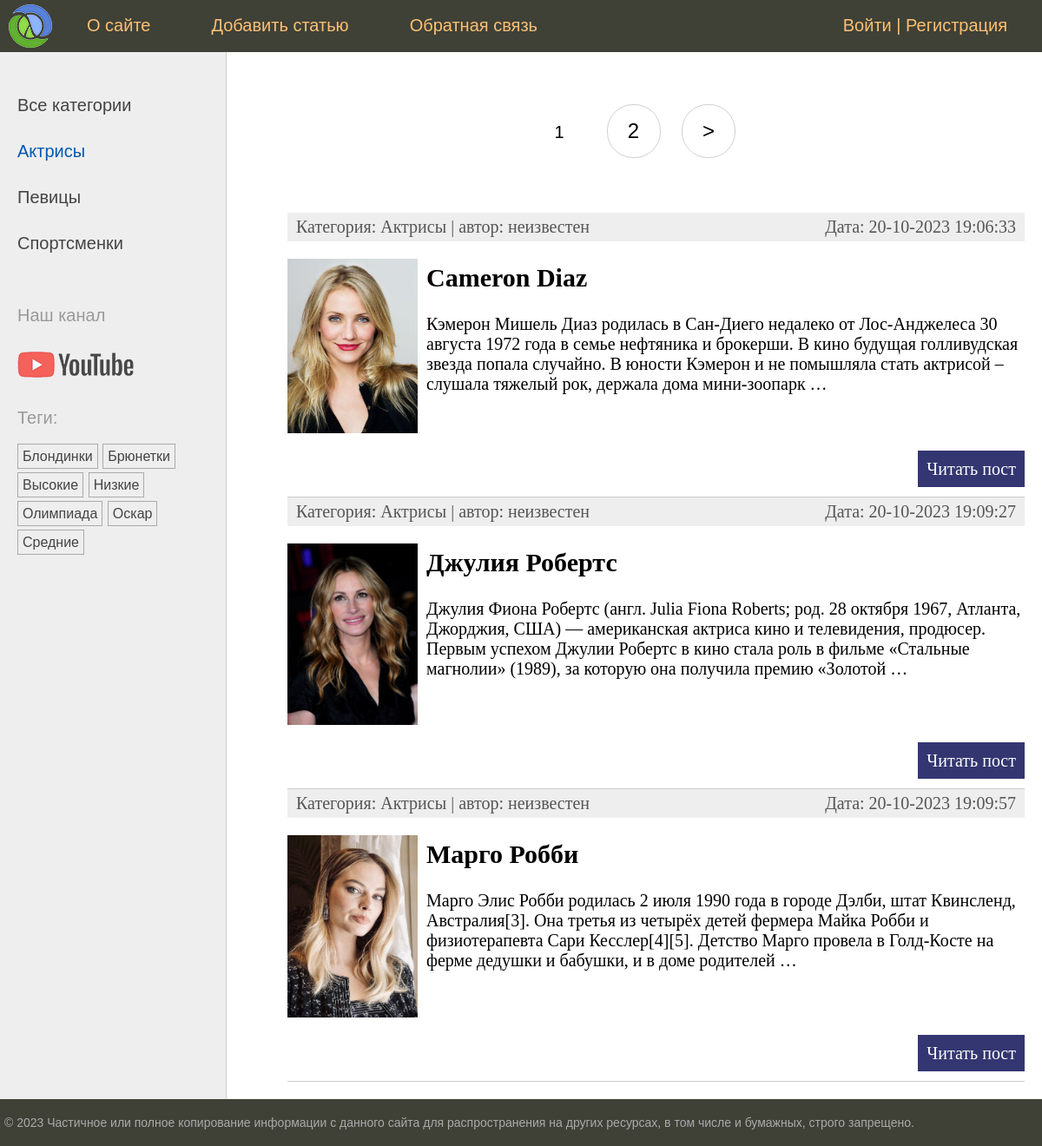
Page /category/aktrisy/ on the earlier database version.
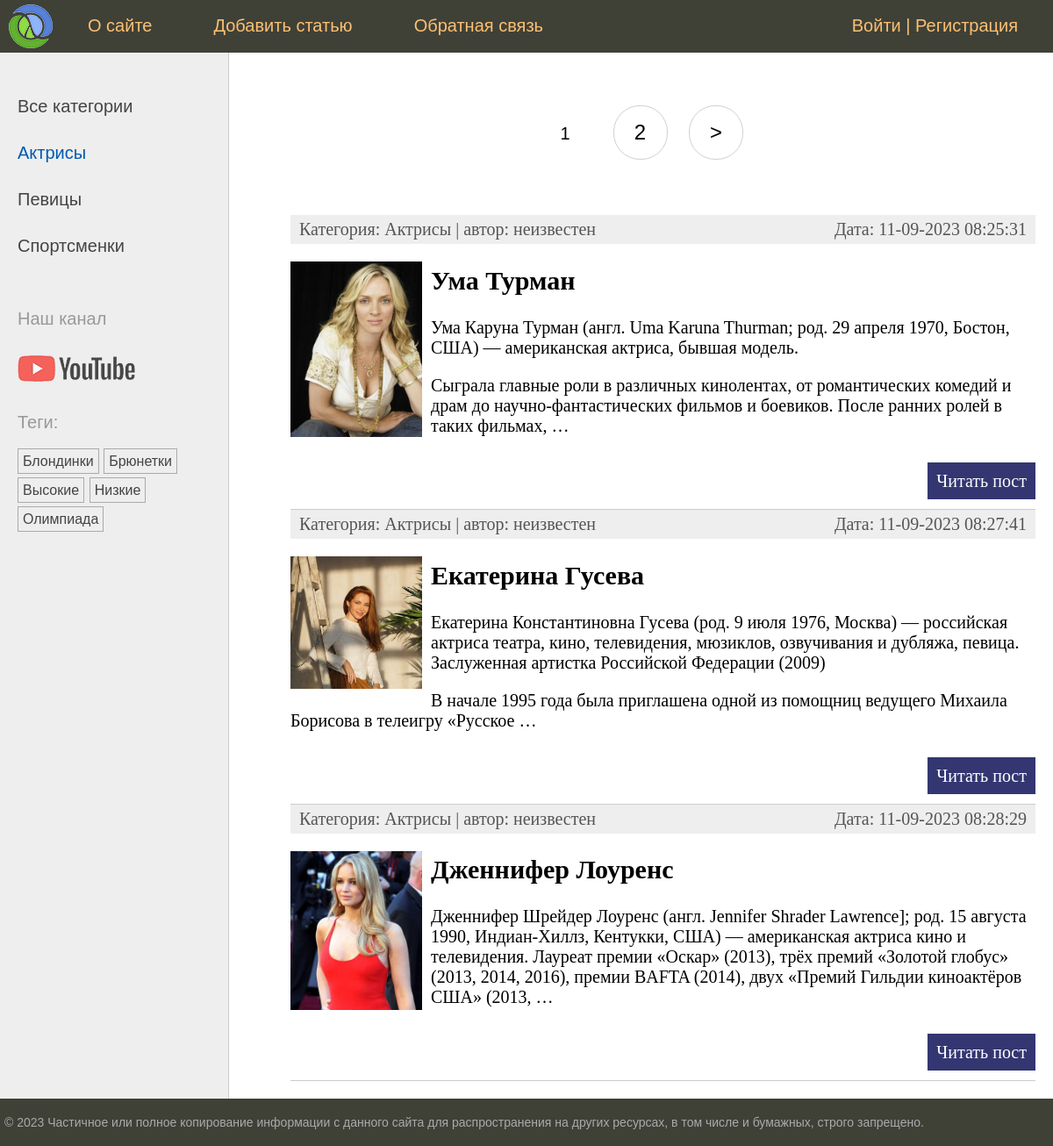
Same page on the later database version.
### women/models.py (models this page shows, shortened)
class Category(models.Model):
    name = models.CharField(max_length=100, db_index=True)
    slug = models.SlugField(max_length=255, unique=True, db_index=True)
    def get_absolute_url(self):
        return reverse('category', kwargs={'cat_slug': self.slug})
    class Meta:
        verbose_name = 'Category women'  # название таблицы в админке
        verbose_name_plural = 'Categories of women'

class TagPost(models.Model):
    tag = models.CharField(max_length=100, db_index=True)
    slug = models.SlugField(max_length=255, unique=True, db_index=True)
    def get_absolute_url(self):
        return reverse('tag', kwargs={'tag_slug': self.slug})

class Women(models.Model):
    class Status(models.IntegerChoices):
        DRAFT = 0, 'Черновик'
        PUBLISHED = 1, 'Опубликовано'
    title = models.CharField(max_length=255,
                             verbose_name='заголовок')
    slug = models.SlugField(max_length=255,
                            unique=True,
                            db_index=True)
    photo = models.ImageField(upload_to="photos/%Y/%m/%d/",
                              default=None,
                              blank=True,
                              null=True,
                              verbose_name="Фото")
    content = models.TextField(blank=True)
    time_create = models.DateTimeField(auto_now_add=True)
    time_update = models.DateTimeField(auto_now=True)
    is_published = models.BooleanField(choices=tuple(map(lambda x: (bool(x[0]), x[1]), Status.choices)),
                                       default=Status.DRAFT)
    cat = models.ForeignKey('Category',
                            on_delete=models.PROTECT,
                            related_name='posts')
    tags = models.ManyToManyField('TagPost',
                                  blank=True,
                                  related_name='tags')
    husband = models.OneToOneField('Husband',
                                   on_delete=models.SET_NULL,
                                   blank=True, null=True,
                                   related_name='woman')
    author = models.ForeignKey(get_user_model(),
                               on_delete=models.SET_NULL,
                               related_name='posts',
                               null=True,
                               default=None)
    objects = models.Manager()
    published = PublishedManager()
    class Meta:
        verbose_name = 'Famous women'  # название таблицы в админке
        verbose_name_plural = 'Famous women'
        ordering = ['-time_create']
        indexes = [
            models.Index(fields=['-time_create'])
        ]
    def get_absolute_url(self):  # так же в админке добавляет кнопку 'СМОТРЕТЬ НА САЙТЕ'
        return reverse('post', kwargs={'post_slug': self.slug})

### women/views.py (the view)
# urls.py: path('category/<slug:cat_slug>/', views.WomenCategory.as_view(), name='category'),
class WomenCategory(DataMixin, ListView):
    template_name = 'women/index.html'
    context_object_name = 'posts'
    allow_empty = False  # при пустом списке генерируется исключение 404
    def get_context_data(self, **kwargs):
        context = super().get_context_data(**kwargs)
        cat = context['posts'][0].cat
        return self.get_mixin_context(context,
                                      title='Категория - ' + cat.name,
                                      cat_selected=cat.id,
                                      )
    def get_queryset(self):
        return Women.published.filter(cat__slug=self.kwargs['cat_slug']).select_related('cat')

### users/context_processors.py (called while the page is built)
def get_women_context(request):
    return {'mainmenu': menu}

### women/models.py (called while the page is built)
    def get_queryset(self):
        return super().get_queryset().filter(is_published=Women.Status.PUBLISHED)

### women/templatetags/women_tags.py (called while the page is built)
@register.inclusion_tag('women/list_categories.html')
def show_categories(cat_selected=0):
    cats = Category.objects.annotate(total_posts=Count('posts', filter=Q(posts__is_published=True))).filter(
        total_posts__gt=0)
    return {'cats': cats, 'cat_selected': cat_selected}

@register.inclusion_tag('women/list_tags.html')
def show_all_tags(cat_selected=0):
    return {'tags': TagPost.objects.annotate(total=Count('tags')).filter(total__gt=0)}

### women/utils.py (called while the page is built)
    def get_mixin_context(self, context, **kwargs):
        if self.title_page:
            context['title'] = self.title_page
        context['menu'] = menu
        context['cat_selected'] = None
        context.update(kwargs)  # добавляем в словать новые данные их kwargs
        return context

### women/templates/women/index.html (shortened to what this page needs)
{% extends 'base.html' %}
{% block content %}
<ul class="list-articles">
    {% for p in posts %}
    <li>
        <div class="article-panel">
            <p class="first">Категория: {{p.cat.name}} | автор: {{p.author.username|default:"неизвестен"}}</p>
            <p class="last">Дата: {{p.time_update|date:"d-m-Y H:i:s"}}</p>
        </div>
        {% if p.photo %}
        <p><img class="img-article-left thumb" src="{{p.photo.url}}"></p>
        {% endif %}
        <h2>{{p.title}}</h2>
        {% autoescape off %}
        {{p.content|linebreaks|truncatewords:40}}
        {% endautoescape %}
        <p class="link-read-post"><a href="{{ p.get_absolute_url }}">Читать пост</a></p>
    </li>
    {% endfor %}
</ul>
{% endblock %}
{% block navigation %}
{% if page_obj.has_other_pages %}
<nav class="list-pages">
    <ul>
        {% for p in paginator.page_range %}
        {% if page_obj.number == p %}
        <li class="page-num page-num-selected">{{ p }}</li>
        {% elif p >= page_obj.number|add:-2 and p <= page_obj.number|add:2 %}
        <li class="page-num">
            <a href="?page={{ p }}">{{ p }}</a>
        </li>
        {% endif %}
        {% endfor %}
        {% if page_obj.has_next %}
        <li class="page-num">
            <a href="?page={{ page_obj.next_page_number }}">&gt;</a>
        </li>
        {% endif %}
    </ul>
</nav>
{% endif %}
{% endblock %}

### templates/base.html (shortened to what this page needs)
{% load static %}
{% load women_tags %}
<!DOCTYPE html>
<html>
<head>
    <link type="text/css" href="{% static 'women/css/styles.css' %}" rel="stylesheet"/>
</head>
<body>
<table class="table-page" border=0 cellpadding="0" cellspacing="0">
    <tr>
        <td valign=top>
            {% block mainmenu %}
            <div class="header">
                <ul id="mainmenu" class="mainmenu">
                    <li class="logo"><a href="{% url 'home' %}">
                        <div class="logo"></div>
                    </a></li>
                    {% for m in mainmenu %}
                    <li><a href="{% url m.url_name %}">{{m.title}}</a></li>
                    {% endfor %}
                    {% if user.is_authenticated %}
                    <li class="last"> <a href="{% url 'users:profile' %}">{{user.username}}</a> | <a href="{% url 'users:logout' %}">Выйти</a></li>
                    {% else %}
                    <li class="last"><a href="{% url 'users:login' %}">Войти</a> | <a href="{% url 'users:register' %}">Регистрация</a>
                    </li>
                    {% endif %}
                </ul>
            </div>
            {% endblock mainmenu %}
            <table class="table-content" border=0 cellpadding="0" cellspacing="0">
                <tr>
                    <td valign="top" class="left-chapters">
                        <ul id="leftchapters">
                            {% if cat_selected == 0 or cat_selected is None %}
                            <li class="selected">Все категории</li>
                            {% else %}
                            <li><a href="{% url 'home' %}">Все категории</a></li>
                            {% endif %}
                            {% show_categories cat_selected %}
                            <li class="share">
                                <p>Наш канал</p>
                                <a class="share-yt"
                                   href="https://www.youtube.com/channel/UClJzWfGWuGJL2t-3dYKcHTA/playlists"
                                   target="_blank" rel="nofollow"></a>
                            </li>
                            <li>{% show_all_tags %}</li>
                        </ul>
                    </td>
                    <td valign="top" class="content">
                        {% block navigation %}
                        {% endblock %}
                        <div class="content-text">
                            {% block content %}
                            {% endblock %}
                        </div>
                    </td>
                </tr>
            </table>
        </td>
    </tr>
    <tr>
        <td valign=top>
            <div id="footer">
                <p>&copy; 2023 Частичное или полное копирование информации с данного сайта для распространения на других
                    ресурсах, в том числе и бумажных, строго запрещено.</p>
            </div>
        </td>
    </tr>
</table>
</body>
</html>

### women/templates/women/list_categories.html
{% for cat in cats %}
{% if cat.id == cat_selected %}
<li class="selected">{{cat.name}}</li>
{% else %}
<li><a href="{{ cat.get_absolute_url }}">{{cat.name}}</a></li>
{% endif %}
{% endfor %}

### women/templates/women/list_tags.html
{% if tags %}
<p>Теги:</p>
<ul class="tags-list">
    {% for t in tags %}
    <li><a href="{{ t.get_absolute_url }}">{{ t.tag }}</a></li>
    {% endfor %}
</ul>
{% endif %}

### women/static/women/css/styles.css (style rules this page uses)
html, body { font-family: 'Arial'; margin: 0; padding: 0; height: 100%; width: 100%; color: #444; }
a { color: #0059b2; text-decoration: none; }
img { max-width: 600px; height: auto; }
img.img-article-left { max-width: 300px; height: auto; float: left; padding: 0 10px 10px 0; }
img.img-article-left.thumb { max-width: 150px; height: auto; }
p.link-read-post { text-align: right; }
p.link-read-post a { padding: 10px; min-width: 100px; background: #333671; color: #fff; text-decoration: none; }
div.article-panel { background: #eee; padding: 5px 10px 5px 10px; box-sizing: border-box; overflow: hidden; color: #555; }
div.article-panel p.first { margin: 0; float: left; }
div.article-panel p.last { margin: 0; float: right; }
ul.list-articles { list-style: none; margin: 0; padding: 0; }
ul.list-articles li { border-bottom: 1px solid #ccc; }
.table-page { width: 100%; height: 100%; vertical-align: top; }
.table-page tr { height: 100%; }
.header { background: #3F4137; height: 60px; }
.logo { background: url('../images/logo.png') no-repeat 10px 5px; width: 70px; height: 60px; }
ul.mainmenu { list-style: none; margin: 0; padding: 0; height: 60px; color: #fdc073; font-size: 20px; overflow: hidden; }
ul.mainmenu li { float: left; margin: 18px 40px 0 30px; }
ul.mainmenu li.logo { margin: 0; }
ul.mainmenu li.last { float: right; }
ul.mainmenu li a { color: #fdc073; text-decoration: none; }
.table-content { width: 100%; min-height: 100%; height: 100%; }
.left-chapters { margin: 0; background: #eee; border-right: 1px solid #ccc; }
.left-chapters ul { width: 230px; margin: 0; padding: 20px 10px 10px 20px; list-style: none; font-size: 20px; }
.left-chapters ul li { margin: 30px 0 0 0; color: #999; }
.left-chapters ul li.selected { color: #0059b2; }
.left-chapters ul li a { color: #444; text-decoration: none; }
.left-chapters ul li.share { margin: 60px 0 0 0; }
.left-chapters ul li.share p { margin: 30px 0 30px 0; }
.left-chapters ul li.share a { display: inline-block; width: 40px; height: 40px; margin: 0 20px 0 0; }
.left-chapters ul li.share a.share-yt { width: 100%; height: 30px; background: url('../images/share_yt.png') no-repeat 0 0 }
ul.tags-list { width: 100%; margin: 0; padding: 0; list-style: none; }
ul.tags-list li { margin: 0; padding: 0 0 10px; display: inline-block; }
ul.tags-list li a { padding: 5px; font-size: 16px; border: 1px solid #aaa; }
.content { padding: 40px 20px 20px 40px; width: 100%; box-sizing: border-box; }
.content-text { margin: 60px 0 0 30px; color: #000; font-size: 20px; font-family: Yandex Sans Display Light; }
#footer { box-sizing: border-box; background: #3F4137; padding: 5px; color: #aaa; font-size: 14px; font-family: Verdana, Geneva, Arial, Helvetica; text-align: left; overflow: hidden; }
.list-pages { text-align: center; margin: 0 0 20px 0; }
.list-pages ul { margin: 20px 0 0 0; padding: 0; list-style: none; }
.list-pages ul li { display: inline-block; margin: 0 20px 0 0; }
.list-pages a { color: #000; font-size: 24px; text-decoration: none; }
.list-pages .page-num, .page-num-selected { display: inline-block; width: 60px; height: 44px; padding: 16px 0 0 0; border: 1px solid #d0d0d0; border-radius: 30px; }
.list-pages .page-num-selected { border: none; color: #000; font-size: 20px; }

Differences in the rows shown:
no longer on this page (row unchanged): TagPost: tag "Оскар"
no longer on this page (row unchanged): TagPost: tag "Средние"
no longer on this page (row edited): Women: cat.name "Актрисы", author.username "неизвестен", time_update "20-10-2023 19:09:27", photo (picture), title "Джулия Робертс", content "Джулия Фиона Робертс (англ. Julia Fiona Roberts; род. 28 октября 1967, Атланта, Джорджия, США) — американская актриса кино и телевидения, продюсер. Первым успехом Джулии Робертс в кино стала роль в фильме «Стальные магнолии» (1989), за которую она получила премию «Золотой …"
no longer on this page (row edited): Women: cat.name "Актрисы", author.username "неизвестен", time_update "20-10-2023 19:09:57", photo (picture), title "Марго Робби", content "Марго Элис Робби родилась 2 июля 1990 года в городе Дэлби, штат Квинсленд, Австралия[3]. Она третья из четырёх детей фермера Майка Робби и физиотерапевта Сари Кесслер[4][5]. Детство Марго провела в Голд-Косте на ферме дедушки и бабушки, и в доме родителей …"
added Women: cat.name "Актрисы", author.username "неизвестен", time_update "11-09-2023 08:25:31", photo (picture), title "Ума Турман", content "Ума Каруна Турман (англ. Uma Karuna Thurman; род. 29 апреля 1970, Бостон, США) — американская актриса, бывшая модель. Сыграла главные роли в различных кинолентах, от романтических комедий и драм до научно-фантастических фильмов и боевиков. После ранних ролей в таких фильмах, …"
changed Women: time_update "20-10-2023 19:06:33" → "11-09-2023 08:27:41"; photo: a different picture; title "Cameron Diaz" → "Екатерина Гусева"; content "Кэмерон Мишель Диаз родилась в Сан-Диего недалеко от Лос-Анджелеса 30 августа 1972 года в семье нефтяника и брокерши. В кино будущая голливудская звезда попала случайно. В юности Кэмерон и не помышляла стать актрисой – слушала тяжелый рок, держала дома мини-зоопарк …" → "Екатерина Константиновна Гусева (род. 9 июля 1976, Москва) — российская актриса театра, кино, телевидения, мюзиклов, озвучивания и дубляжа, певица. Заслуженная артистка Российской Федерации (2009) В начале 1995 года была приглашена одной из помощниц ведущего Михаила Борисова в телеигру «Русское …"
now on this page (row edited): Women: cat.name "Актрисы", author.username "неизвестен", time_update "11-09-2023 08:28:29", photo (picture), title "Дженнифер Лоуренс", content "Дженнифер Шрейдер Лоуренс (англ. Jennifer Shrader Lawrence]; род. 15 августа 1990, Индиан-Хиллз, Кентукки, США) — американская актриса кино и телевидения. Лауреат премии «Оскар» (2013), трёх премий «Золотой глобус» (2013, 2014, 2016), премии BAFTA (2014), двух «Премий Гильдии киноактёров США» (2013, …"
